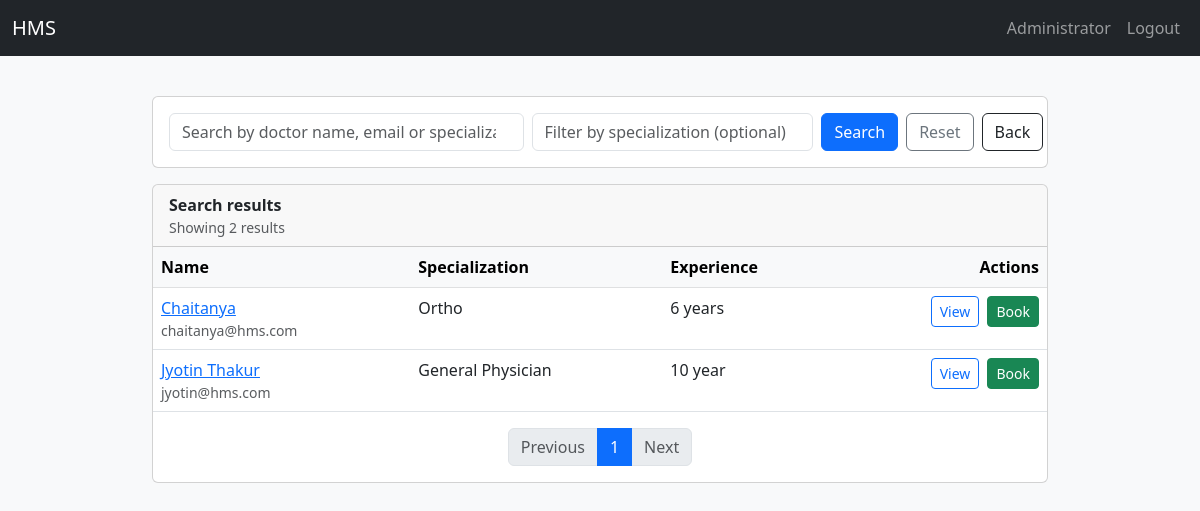
Page /doctors/search (signed in) on the committed database.
### app/models.py (models this page shows, shortened)
class User(UserMixin, db.Model):
    id = db.Column(db.Integer, primary_key=True)
    email = db.Column(db.String(120), unique=True, nullable=False)
    name = db.Column(db.String(120), nullable=False)
    password_hash = db.Column(db.String(128), nullable=False)
    role = db.Column(db.String(20), nullable=False)
    active = db.Column(db.Boolean, default=True)
    reason= db.Column(db.String(255))
    created_at = db.Column(db.DateTime, default=func.now())
    doctor = db.relationship('DoctorProfile', backref='user', uselist=False)
    patient = db.relationship('PatientProfile', backref='user', uselist=False)

class DoctorProfile(db.Model):
    id = db.Column(db.Integer, primary_key=True)
    user_id = db.Column(db.Integer, db.ForeignKey('user.id'))
    specialization = db.Column(db.String(120))
    experience = db.Column(db.String(120))
    qualification = db.Column(db.String(120))
    department_id = db.Column(db.Integer, db.ForeignKey('department.id'))
    contact = db.Column(db.String(40))
    is_blacklisted = db.Column(db.Boolean, default=False, nullable=False)
    blacklist_reason = db.Column(db.Text, nullable=True)
    blacklisted_at = db.Column(db.DateTime, nullable=True)
    blacklisted_by = db.Column(db.Integer, nullable=True)  # Admin who blacklisted
    availability_json = db.Column(db.Text)
    bio = db.Column(db.Text)
    appointments = db.relationship('Appointment', backref='doctor', lazy='dynamic')

### app/routes.py (the view, shortened to what this page needs)
@main.route('/doctors/search')
@login_required
def doctor_search():
    q = (request.args.get('q') or '').strip()
    specialty = (request.args.get('specialty') or '').strip()
    try:
        page = max(1, int(request.args.get('page', 1)))
    except ValueError:
        page = 1
    try:
        per_page = max(5, min(50, int(request.args.get('per_page', RESULTS_PER_PAGE))))
    except ValueError:
        per_page = RESULTS_PER_PAGE
    query = DoctorProfile.query.options(joinedload(DoctorProfile.user))
    query = query.filter(DoctorProfile.is_blacklisted == False)
    try:
        total = query.order_by(None).count()
    except Exception:
        current_app.logger.exception("Count failed for doctor search")
        total = 0
    query = query.join(DoctorProfile.user).order_by(User.name.asc())
    offset = (page - 1) * per_page
    results = query.offset(offset).limit(per_page).all()
    pages = (total + per_page - 1) // per_page if total else 1
    pagination = {
        'page': page,
        'per_page': per_page,
        'total': total,
        'pages': pages,
        'has_prev': page > 1,
        'has_next': page < pages,
        'prev_page': page - 1 if page > 1 else None,
        'next_page': page + 1 if page < pages else None,
    }
    return render_template(
        'doctor_search.html',
        results=results,
        q=q,
        specialty=specialty,
        pagination=pagination
    )

### app/templates/doctor_search.html (shortened to what this page needs)
{% extends "base.html" %}
{% block content %}
<div class="container py-4">
  <div class="row justify-content-center">
    <div class="col-lg-10">
      <div class="card mb-3">
        <div class="card-body">
          <form class="row g-2" method="get" action="{{ url_for('main.doctor_search') }}">
            <div class="col-md-5">
              <input type="search" name="q" class="form-control" placeholder="Search by doctor name, email or specialization" value="{{ q }}">
            </div>
            <div class="col-md-4">
              <input type="text" name="specialty" class="form-control" placeholder="Filter by specialization (optional)" value="{{ specialty }}">
            </div>
            <div class="col-md-3 d-flex gap-2">
              <button class="btn btn-primary" type="submit">Search</button>
              <a href="{{ url_for('main.doctor_search') }}" class="btn btn-outline-secondary">Reset</a>
              <a href="javascript:history.back()" class="btn btn-outline-dark">Back</a>
            </div>
          </form>
        </div>
      </div>
      <div class="card">
        <div class="card-header d-flex justify-content-between align-items-center">
          <div>
            <strong>Search results</strong>
            <div class="small text-muted">Showing {{ pagination.total }} result{{ 's' if pagination.total != 1 else '' }}</div>
          </div>
        </div>
        <div class="card-body p-0">
          {% if results %}
            <table class="table mb-0">
              <thead class="table-light">
                <tr>
                  <th>Name</th>
                  <th>Specialization</th>
                  <th>Experience</th>
                  <th class="text-end">Actions</th>
                </tr>
              </thead>
              <tbody>
                {% for d in results %}
                <tr>
                  <td>
                    <a href="{{ url_for('main.view_doctor', doctor_id=d.id) }}">{{ d.user.name }}</a>
                    <div class="small text-muted">{{ d.user.email }}</div>
                  </td>
                  <td>{{ d.specialization or '—' }}</td>
                  <td>{{ d.experience or '—' }}</td>
                  <td class="text-end">
                    <a class="btn btn-sm btn-outline-primary" href="{{ url_for('main.view_doctor', doctor_id=d.id) }}">View</a>
                    <a class="btn btn-sm btn-success ms-1" href="{{ url_for('main.book_appointment', doctor_id=d.id) }}">Book</a>
                  </td>
                </tr>
                {% endfor %}
              </tbody>
            </table>
            <nav aria-label="Doctor search pages" class="p-3">
              <ul class="pagination justify-content-center mb-0">
                <li class="page-item {% if not pagination.has_prev %}disabled{% endif %}">
                  <a class="page-link" href="{{ url_for('main.doctor_search', q=q, specialty=specialty, page=pagination.prev_page) }}">Previous</a>
                </li>
                {% for p in range(1, pagination.pages + 1) %}
                  {% if pagination.pages <= 12 or (p <= 3 or p > pagination.pages - 3 or (p >= pagination.page - 2 and p <= pagination.page + 2)) %}
                  <li class="page-item {% if p == pagination.page %}active{% endif %}">
                    <a class="page-link" href="{{ url_for('main.doctor_search', q=q, specialty=specialty, page=p) }}">{{ p }}</a>
                  </li>
                  {% elif p == 4 and pagination.page > 6 %}
                    <li class="page-item disabled"><span class="page-link">…</span></li>
                  {% elif p == pagination.pages - 3 and pagination.page < pagination.pages - 5 %}
                    <li class="page-item disabled"><span class="page-link">…</span></li>
                  {% endif %}
                {% endfor %}
                <li class="page-item {% if not pagination.has_next %}disabled{% endif %}">
                  <a class="page-link" href="{{ url_for('main.doctor_search', q=q, specialty=specialty, page=pagination.next_page) }}">Next</a>
                </li>
              </ul>
            </nav>
          {% else %}
            <div class="p-4 text-center text-muted">No doctors found. Try a different name or specialization.</div>
          {% endif %}
        </div>
      </div>
    </div>
  </div>
</div>
{% endblock %}

### app/templates/base.html (shortened to what this page needs)
<!doctype html>
<html lang="en">
<head>
  <link href="https://cdn.jsdelivr.net/npm/bootstrap@5.3.0/dist/css/bootstrap.min.css" rel="stylesheet">
  <link rel="stylesheet" href="{{ url_for('static', filename='css/style.css') }}">
</head>
<body>
<nav class="navbar navbar-expand-lg navbar-dark bg-dark">
  <div class="container-fluid">
    <a class="navbar-brand text-white" id="home" href="/">HMS</a>
    <div class="collapse navbar-collapse">
      <ul class="navbar-nav ms-auto mb-2 mb-lg-0 ">
        {% if current_user.is_authenticated %}
          <li class="nav-item text-white"><a class="nav-link" href="#">{{ current_user.name }}</a></li>
          <li class="nav-item text-white"><a class="nav-link" href="{{ url_for('main.logout') }}">Logout</a></li>
        {% endif %}
      </ul>
    </div>
  </div>
</nav>
<div class="toast-container position-fixed top-0 end-0 p-3" style="z-index: 2000;">
</div>
<div class="container-fluid mt-3 px-5">
  {% block content %}
  {% endblock %}
</div>
</body>
</html>

### app/static/css/style.css (style rules this page uses)
body { background-color: #f8f9fa; font-family: "Segoe UI", Roboto, Arial, sans-serif; }

### rows in the picture
User: name "Administrator"
DoctorProfile: user.name "Chaitanya", user.email "chaitanya@hms.com", specialization "Ortho", experience "6 years"
DoctorProfile: user.name "Jyotin Thakur", user.email "jyotin@hms.com", specialization "General Physician", experience "10 year"

### other values in the picture
{{ pagination.total }} "2"
{{ 's' if pagination.total != 1 else '' }} "s"
{{ p }} "1"
